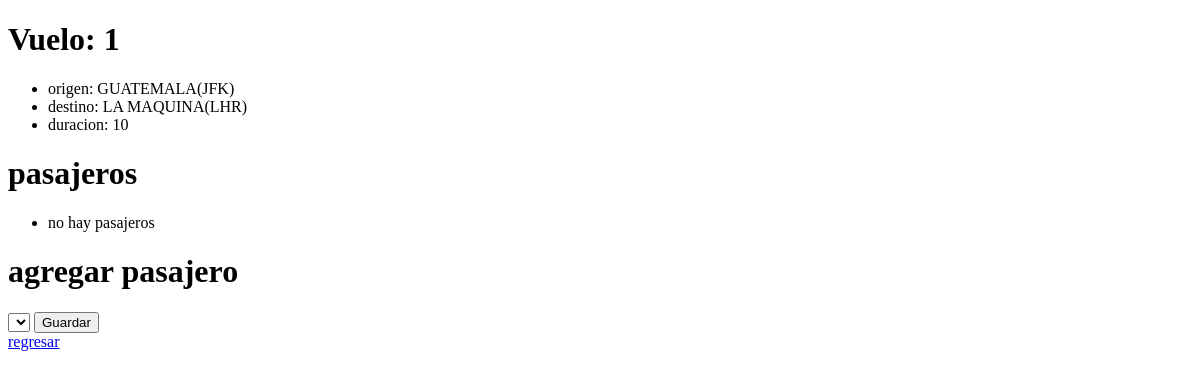
The app's page /modelo1/1, older data.
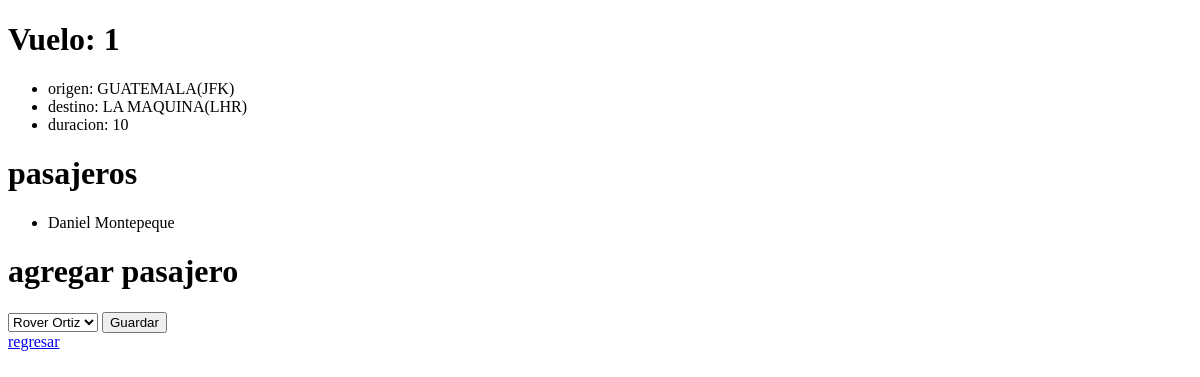
The same page, newer data.
### modelo1/models.py (models this page shows, shortened)
class Vuelos(models.Model):
    origin = models.ForeignKey(Aeropuerto, on_delete=models.CASCADE, related_name="departures")
    destination = models.ForeignKey(Aeropuerto, on_delete=models.CASCADE, related_name="llegada")
    duration = models.IntegerField()

class Aeropuerto(models.Model):
    code = models.CharField(max_length=3)
    city = models.CharField(max_length=60)
    def __str__(self):
        return f"{self.city}({self.code})"

class Pasajero(models.Model):
    first = models.CharField(max_length=64)
    last = models.CharField(max_length=64)
    edad = models.IntegerField()
    vuelos = models.ManyToManyField(Vuelos, blank=True, related_name="pasajero")
    def __str__(self):
        return f"{self.first} {self.last}"

### modelo1/views.py (the view)
# urls.py: path("<int:vuelo_id>", views.vuelo, name="vuelo"),
def vuelo(request, vuelo_id):
    vuelo= Vuelos.objects.get(pk=vuelo_id)
    return render(request, "vuelos/vuelo.html",{
        "vuelo": vuelo,
        "pasajero": vuelo.pasajero.all(),
        "no_pasajero": Pasajero.objects.exclude(vuelos=vuelo).all()
    })

### modelo1/templates/vuelos/vuelo.html (shortened to what this page needs)
{%extends 'vuelos/layout.html'%}
{%block body%}
    <h1>Vuelo: {{vuelo.id}}</h1>
    <ul>
        <li>origen: {{vuelo.origin}}</li>
        <li>destino: {{vuelo.destination}}</li>
        <li>duracion: {{vuelo.duration}}</li>
    </ul>
    <h1>pasajeros</h1>
    <ul>
        {%for pasa in pasajero%}
            <li>{{pasa}}</li>
            {%empty%}
                <li>no hay pasajeros</li>
        {%endfor%}
    </ul>
    <h1>agregar pasajero</h1>
    <form action="{%url 'book' vuelo.id %}" method="post">
        <select name="pasajero" id="">
            {%for pasajero in no_pasajero%}
                <option value="{{pasajero.id}}">{{pasajero}}</option>
            {%endfor%}
        </select>
        <input type="submit" value="Guardar">
    </form>
    <a href="{%url 'index'%}">regresar</a>
{%endblock%}

### modelo1/templates/vuelos/layout.html (shortened to what this page needs)
<!DOCTYPE html>
<html lang="en">
<head>
</head>
<body>
    {%block body%}
    {%endblock%}
</body>
</html>

Row changes from the older to the newer data that the page shows:
added Pasajero: first+last "Daniel Montepeque"
Text that changed along with them:
form field pasajero: (not shown) → "Rover Ortiz"
text no longer shown: "no hay pasajeros"
